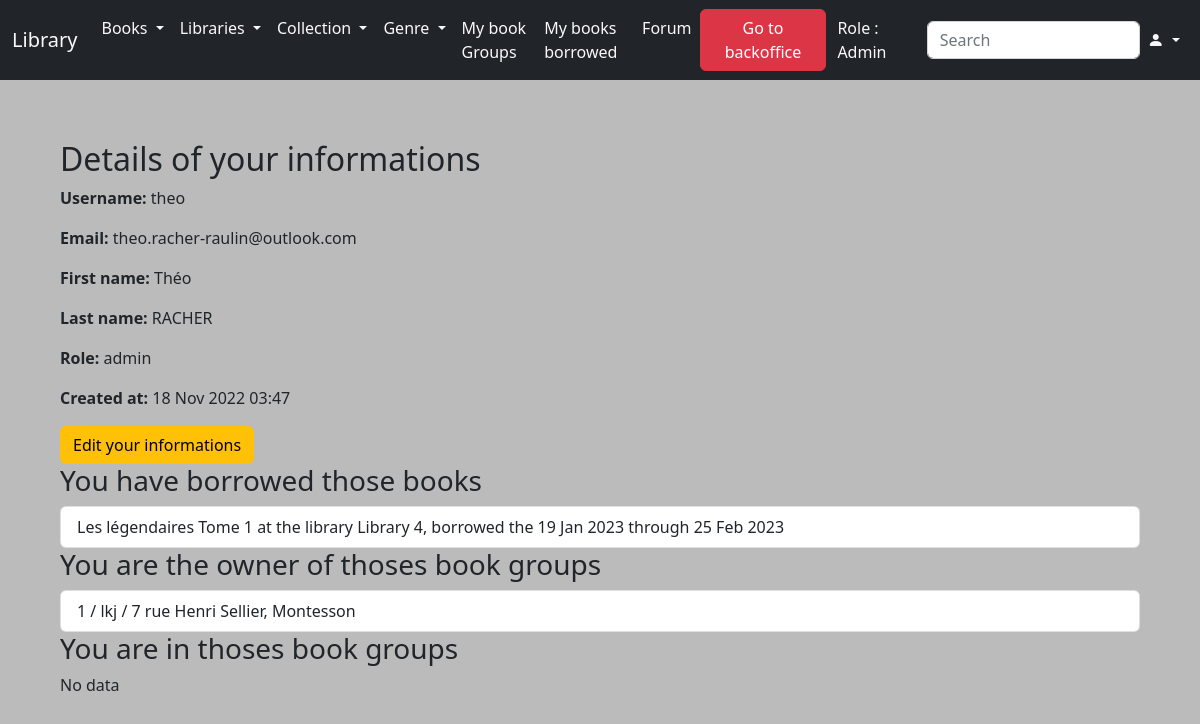
Screenshot of /lib/user/page/ (signed in) with the database file from the repository.
### lib/models.py (models this page shows)
class UserData(models.Model):
    user = models.ForeignKey(User, on_delete=models.CASCADE)
    role = models.CharField(max_length=20)

class InstanceBook(models.Model):
    id_user = models.ForeignKey(User, on_delete=models.RESTRICT, null=True)
    id_books = models.ForeignKey(Books, on_delete=models.CASCADE)
    id_library = models.ForeignKey(Library, on_delete=models.CASCADE)
    borrowing_date = models.DateField(null=True, blank=True)
    max_date = models.DateField(null=True, blank=True)
    status = models.IntegerField(default=0)

class Books(models.Model):
    collection = models.ForeignKey(Collection, on_delete=models.RESTRICT)
    genre = models.ForeignKey(Genre, on_delete=models.RESTRICT)
    title = models.CharField(max_length=200)
    author = models.CharField(max_length=200)
    url_image = models.CharField(max_length=500)
    publisher = models.CharField(max_length=200)
    creation_date = models.DateTimeField(auto_now_add=True)
    modification_date = models.DateTimeField(auto_now=True)

class Library(models.Model):
    name = models.CharField(max_length=200)
    address_name = models.TextField(max_length=500)
    address_city = models.TextField(max_length=500)
    address_country = models.TextField(max_length=500)
    address_zip_code = models.TextField(max_length=500)
    creation_date = models.DateTimeField(auto_now_add=True)
    modification_date = models.DateTimeField(auto_now=True)

class LectureGroup(models.Model):
    owner = models.ForeignKey(User, on_delete=models.RESTRICT, null=True)
    title = models.CharField(max_length=200)
    address = models.CharField(max_length=200)
    creation_date = models.DateTimeField(auto_now_add=True)
    modification_date = models.DateTimeField(auto_now=True)

### lib/views.py (the view)
# urls.py: path('user/page/', views.user_page, name='user_page'),
def user_page(request):
    if not request.user.is_authenticated:
        messages.error(request, 'Your are not connected')
        return redirect('login_def')
    user = request.user
    user_data = UserData.objects.get(user=user)
    librarian = Librarian.objects.filter(id_user=user)
    instance = InstanceBook.objects.filter(id_user=user)
    lecture_group = LectureGroup.objects.filter(owner=user)
    lecturer = Lecturer.objects.filter(id_user=user)
    message = Message.objects.filter(id_user=user)
    context = {
        'user': user,
        'user_data': user_data,
        'librarian': librarian,
        'instance': instance,
        'lecture_group': lecture_group,
        'lecturer': lecturer,
        'message': message,
    }
    return render(request, 'lib/user/user_page.html', context)

### library/context_processors.py (called while the page is built)
def extras(request):
    libraries = Library.objects.all()
    genre = Genre.objects.all()
    collection = Collection.objects.all()
    users = User.objects.all().order_by('-date_joined')
    userdata = UserData.objects.all()
    books = Books.objects.all()
    instances = InstanceBook.objects.all()
    lecture_group = LectureGroup.objects.all()
    lecturer = Lecturer.objects.all()
    forum = Forum.objects.all()
    return {
        'context_libraries': libraries,
        'context_genre': genre,
        'context_collection': collection,
        'context_users': users,
        'context_user_data': userdata,
        'context_books': books,
        'context_instances': instances,
        'context_lecture_group': lecture_group,
        'context_lecturer': lecturer,
        'context_forums': forum,
    }

### lib/templates/lib/user/user_page.html (shortened to what this page needs)
{% extends 'lib/index.html' %}
{% block content %}
    {% load permission_tags %}
    <h2>Details of your informations</h2>
    <p><span style="font-weight: bold">Username: </span>
        {% if user.username == '' %}
            <span style="font-style: italic">empty</span>
        {% else %}
            {{ user.username }}
        {% endif %}
    </p>
    <p><span style="font-weight: bold">Email: </span>
        {% if user.email == '' %}
            <span style="font-style: italic">empty</span>
        {% else %}
            {{ user.email }}
        {% endif %}
    </p>
    <p><span style="font-weight: bold">First name: </span>
        {% if user.first_name == '' %}
            <span style="font-style: italic">empty</span>
        {% else %}
            {{ user.first_name }}
        {% endif %}
    </p>
    <p><span style="font-weight: bold">Last name: </span>
        {% if user.last_name == '' %}
            <span style="font-style: italic">empty</span>
        {% else %}
            {{ user.last_name }}
        {% endif %}
    </p>
    <p><span style="font-weight: bold">Role: </span>
        {% if user_data.role == '' %}
            <span style="font-style: italic">no role</span>
        {% else %}
            {{ user_data.role }}
        {% endif %}
    </p>
    <p>
        <span style="font-weight: bold">Created at: </span>{{ user.date_joined |date:"d M Y h:i" }}
    </p>
    <a class="btn btn-warning" href="{% url 'edit_user' %}" role="button">Edit your informations</a>
    <h3>You have borrowed those books</h3>
    {% for inst in instance %}
        <ul class="list-group">
            <li class="list-group-item d-flex justify-content-between align-items-center">
                {{ inst.id_books.title }}
                at the library {{ inst.id_library.name }},
                borrowed the {{ inst.borrowing_date|date:"d M Y"}}
                through {{ inst.max_date|date:"d M Y"}}
            </li>
        </ul>
    {% empty %}
        No data
    {% endfor %}
    <h3>You are the owner of thoses book groups</h3>
    {% for lg in lecture_group %}
        <ul class="list-group">
            <li class="list-group-item d-flex justify-content-between align-items-center">
                {{ lg.pk }} / {{ lg.title }} / {{ lg.address }}
            </li>
        </ul>
    {% empty %}
        No data
    {% endfor %}
    <h3>You are in thoses book groups</h3>
    {% for le in lecturer %}
        <ul class="list-group">
            <li class="list-group-item d-flex justify-content-between align-items-center">
                {{ le.pk }} / {{ le.id_lg.title }}
            </li>
        </ul>
    {% empty %}
        No data
    {% endfor %}
{% endblock content %}

### rows the page displays
UserData: role "admin"
InstanceBook: id_books "Les légendaires Tome 1", id_library.name "Library 4", borrowing_date "19 Jan 2023", max_date "25 Feb 2023"
LectureGroup: pk "1", title "lkj", address "7 rue Henri Sellier, Montesson"

### other values shown
{{ user.username }} "theo"
{{ user.email }} "theo.racher-raulin@outlook.com"
{{ user.first_name }} "Théo"
{{ user.last_name }} "RACHER"
{{ user.date_joined |date:"d M Y h:i" }} "18 Nov 2022 03:47"
